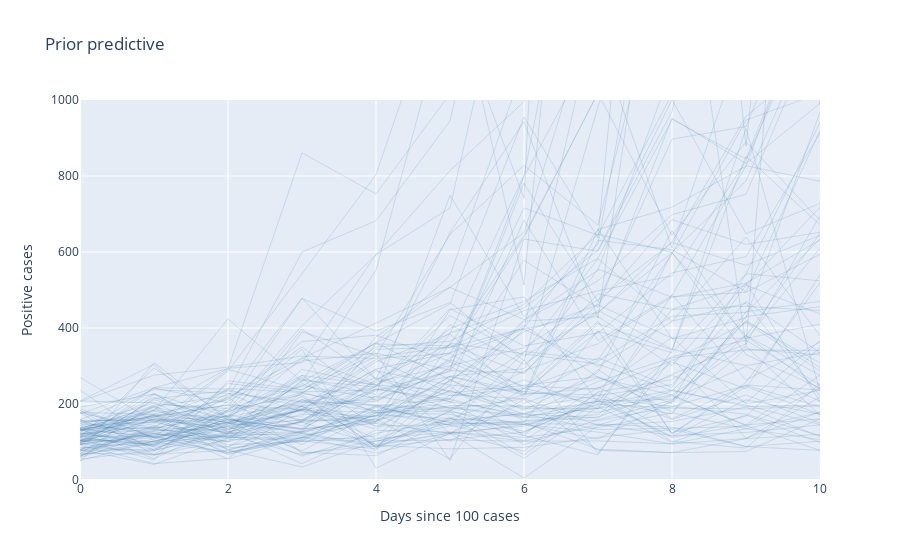

Source (notebook cell):
### Code cell
obs_samples = az.extract(prior_pred.prior_predictive)["obs"].values

fig = go.Figure()
for i in range(min(100, obs_samples.shape[1])):  # Show max 100 traces
    fig.add_trace(
        go.Scatter(
            x=list(range(len(obs_samples[:, i]))),
            y=obs_samples[:, i],
            mode="lines",
            line=dict(color="steelblue", width=0.5),
            opacity=0.4,
            showlegend=False,
        )
    )

fig.update_layout(
    title="Prior predictive",
    xaxis_title="Days since 100 cases",
    yaxis_title="Positive cases",
    yaxis=dict(range=[0, 1000]),
    xaxis=dict(range=[0, 10]),
)
fig.show()
